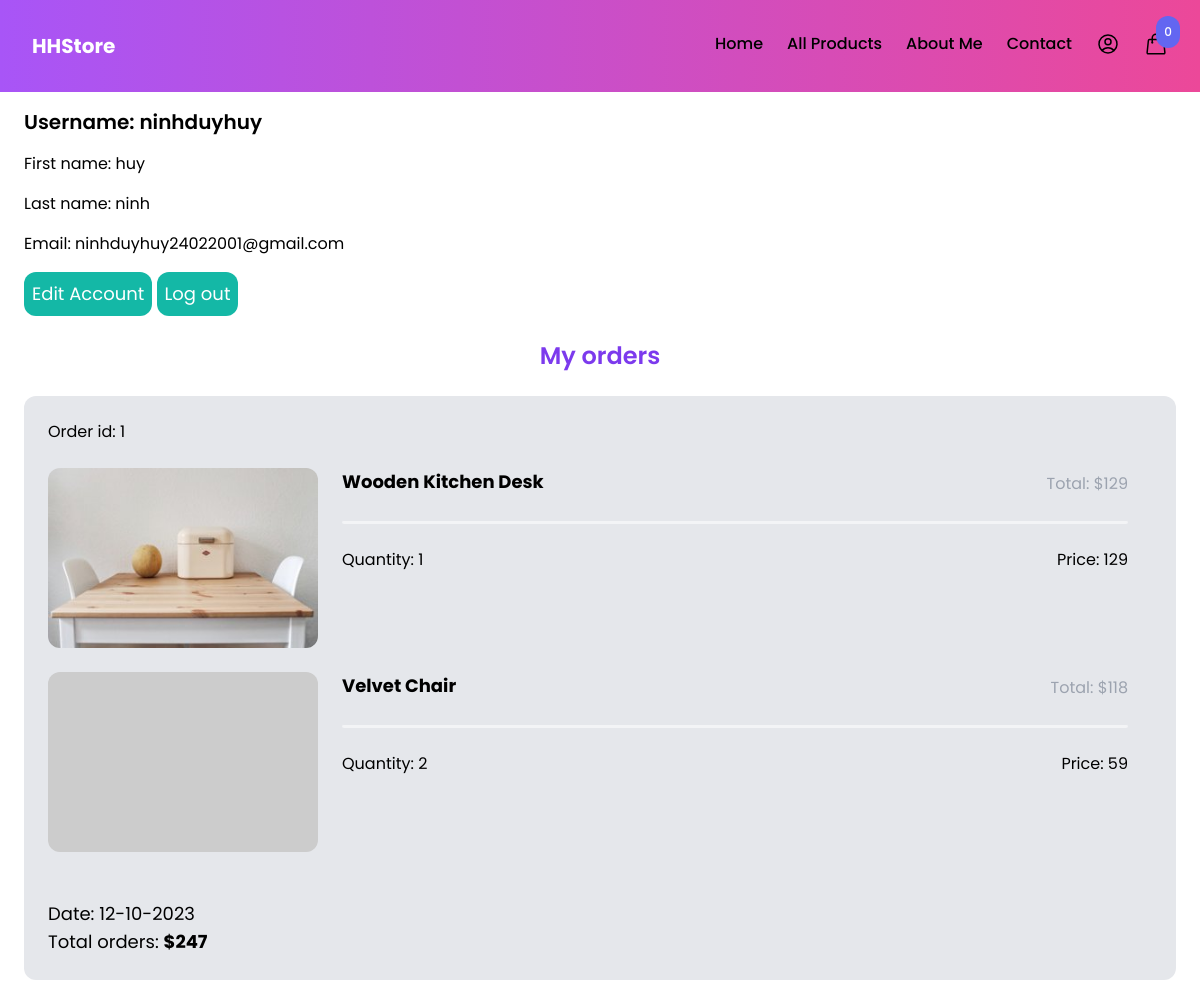
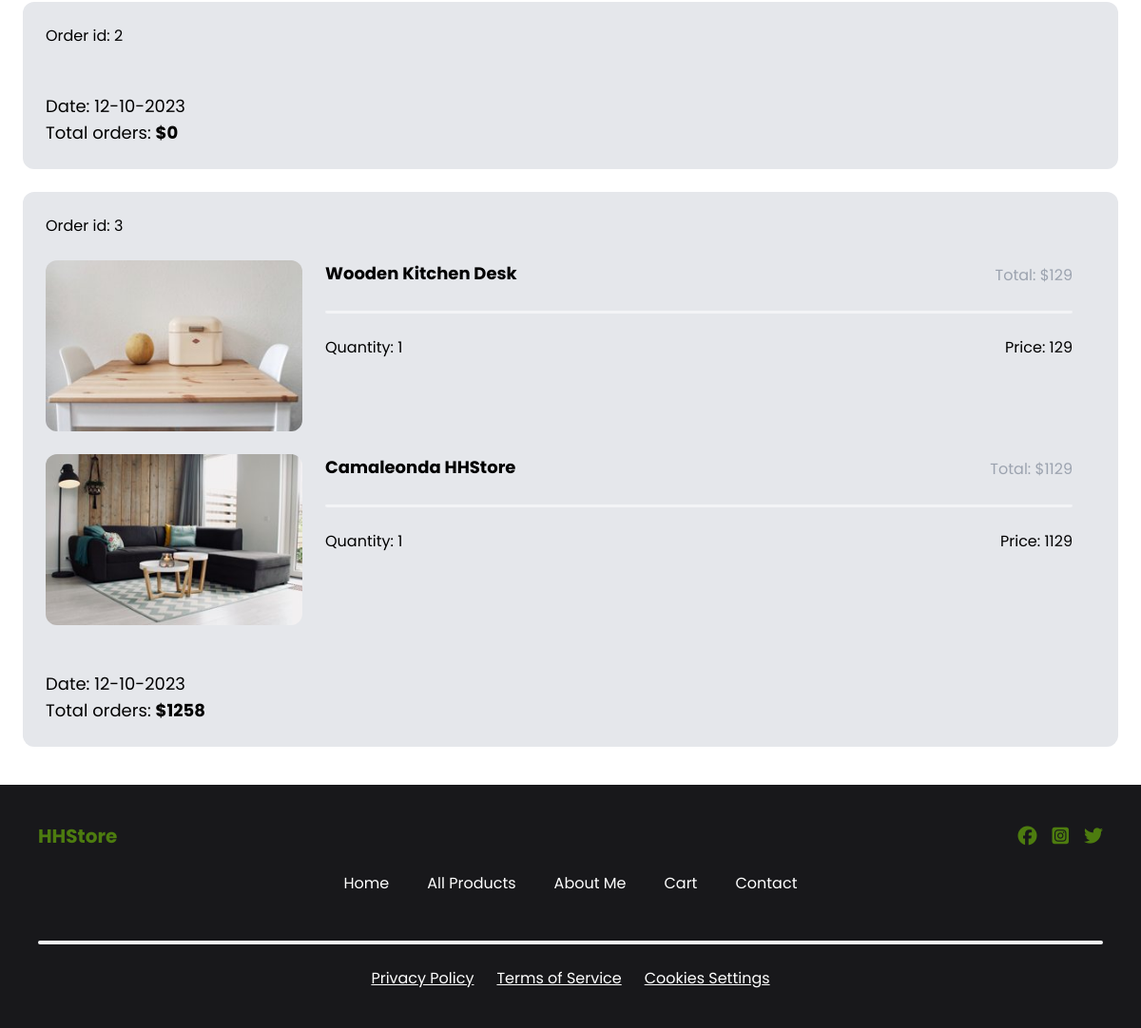
Page /myaccount/ (signed in) on the committed database (2 pictures, top to bottom).
### order/models.py (models this page shows, shortened)
class Order(models.Model):
    ORDERED = 'ordered'
    SHIPPED = 'shipped'
    STATUS_CHOICES = (
        (ORDERED, 'Ordered'),
        (SHIPPED, 'Shipped')
    )
    user = models.ForeignKey(User, related_name='orders', blank=True, null=True, on_delete=models.CASCADE)
    first_name = models.CharField(max_length=255)
    last_name = models.CharField(max_length=255)
    email = models.CharField(max_length=255)
    address = models.CharField(max_length=255)
    phone = models.CharField(max_length=255)
    created_at = models.DateTimeField(auto_now_add=True)
    paid = models.BooleanField(default=False)
    paid_amount = models.IntegerField(blank=True, null=True)
    status = models.CharField(max_length=20, choices=STATUS_CHOICES, default=ORDERED)
    def total_price(self):
        price = 0
        for item in self.items.all():
            price += item.price
        return str(price)

class OrderItem(models.Model):
    order = models.ForeignKey(Order, related_name='items', on_delete=models.CASCADE)
    product = models.ForeignKey(Product, related_name='items', on_delete=models.CASCADE)
    price = models.IntegerField()
    quantity = models.IntegerField(default=1)

### product/models.py (models this page shows, shortened)
class Product(models.Model):
    category = models.ForeignKey(Category, on_delete=models.CASCADE, blank=True, null=True)
    name = models.CharField(max_length=200)
    price = models.IntegerField()
    description = models.TextField(max_length=2000)
    slug = models.SlugField()
    created_at = models.DateTimeField(auto_now_add=True)
    image = models.ImageField(upload_to="product_image", blank=True, null=True)
    thumbnail = models.ImageField(upload_to='thumbnail_image', blank=True, null=True)
    class Meta:
        ordering = ('-created_at', )
    def get_thumbnail(self):
        if self.thumbnail:
            return self.thumbnail.url
        else:
            if self.image:
                self.thumbnail = self.make_thumbnail(self.image)
                self.save()
                return self.thumbnail.url
            else:
                return 'https://via.placeholder.com/300x200.jpg'

### core/views.py (the view)
# urls.py: path('myaccount/', views.myaccount, name='myaccount'),
@login_required
def myaccount(request):
    return render(request, 'core/myaccount.html')

### cart/cart.py (called while the page is built)
    def __len__(self):
        return sum(item['quantity'] for item in self.cart.values())

### cart/context_processors.py (called while the page is built)
def cart(request):
    return {'cart': Cart(request)}

### core/templates/core/myaccount.html (shortened to what this page needs)
{% extends "core/base.html" %}
{% block content %}
    <main class="max-w-6xl mx-auto">
        <div class="mt-4 space-y-4">
            <h2 class="text-xl font-semibold">Username: {{ request.user.username }}</h2>
            <p>First name: {{request.user.first_name }}</p>
            <p>Last name: {{ request.user.last_name }}</p>
            <p>Email: {{ request.user.email }}</p>
            <a href="{% url 'core:edit_account' %}" class="inline-block mt-4 p-2 text-lg bg-teal-500 hover:bg-teal-700 rounded-xl text-white">Edit Account</a>
            <a href="{% url 'core:logout' %}" class="inline-block mt-4 p-2 text-lg bg-teal-500 hover:bg-teal-700 rounded-xl text-white">Log out</a>
        </div>
        <h2 class="m-6 text-2xl font-semibold text-center text-violet-600">My orders</h2>
        {% for order in request.user.orders.all %}
            <div class="w-full mb-6 p-6 flex flex-wrap bg-gray-200 rounded-xl">
                <div class="mb-6 flex justify-between">
                    <a href="#">Order id: {{ order.id }}</a>
                </div>
                <div class="mb-6 w-full">
                    {% for item in order.items.all %}
                        <div class="product mb-6 flex pr-6">
                            <a href="{% url 'product:detail' item.product.slug %}" class="w-1/4">
                                <img class="hover:shadow-lg rounded-xl" src="{{ item.product.get_thumbnail }}">
                            </a>
                            <div class="w-3/4 pl-6">
                                <div class="flex justify-between">
                                    <a href="{% url 'product:detail' item.product.slug %}" class="text-lg"><strong>{{ item.product.name }}</strong></a>
                                    <p class="mb-6 pt-1 text-gray-400">Total: ${{ item.price}}</p>
                                </div>
                                <hr class="w-full h-1 mx-auto bg-gray-100 rounded dark:bg-gray-700">
                                <div class="flex justify-between mt-6">
                                    <div class="">
                                        Quantity: {{ item.quantity }}
                                    </div>
                                    <div>Price: {{ item.product.price }}</div>
                                </div>
                            </div>
                        </div>
                    {% endfor %}
                </div>
                <div>
                    <p class="text-lg">Date: {{ order.created_at|date:'d-m-Y' }}</p>
                    <p class="text-lg">Total orders: <strong>${{ order.total_price }}</strong></p>
                </div>
            </div>
        {% endfor %}
    </main>
{% endblock %}

### static/css/styles.css (style rules this page uses)
body { font-family: 'Poppins', sans-serif; }

### rows in the picture
Order: id "1", created_at "12-10-2023", total_price "247"
OrderItem: product.get_thumbnail (picture), product.name "Wooden Kitchen Desk", price "129", quantity "1", product.price "129"
OrderItem: product.name "Velvet Chair", price "118", quantity "2", product.price "59"
Order: id "2", created_at "12-10-2023", total_price "0"
Order: id "3", created_at "12-10-2023", total_price "1258"
OrderItem: product.get_thumbnail (picture), product.name "Wooden Kitchen Desk", price "129", quantity "1", product.price "129"
OrderItem: product.get_thumbnail (picture), product.name "Camaleonda HHStore", price "1129", quantity "1", product.price "1129"

### other values in the picture
{{ cart|length }} "0"
{{ request.user.username }} "ninhduyhuy"
{{ request.user.first_name }} "huy"
{{ request.user.last_name }} "ninh"
{{ request.user.email }} "ninhduyhuy24022001@gmail.com"
